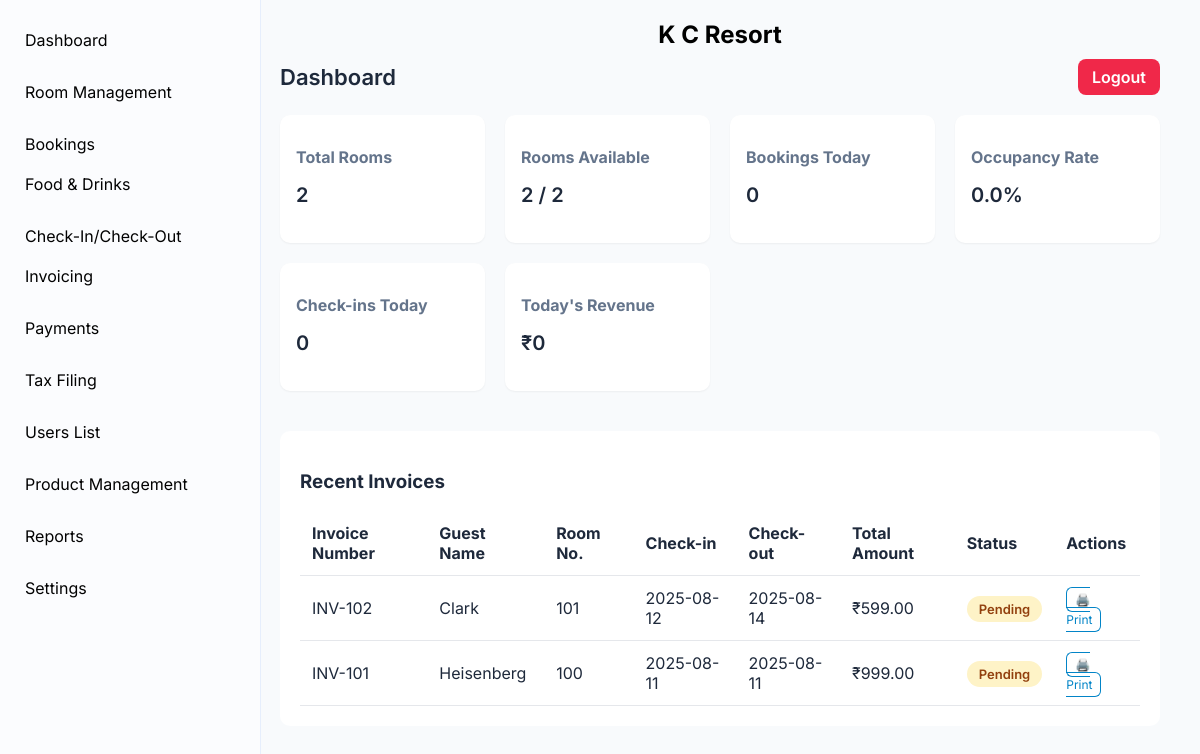
Page /dashboard/ (signed in) on the earlier database version.
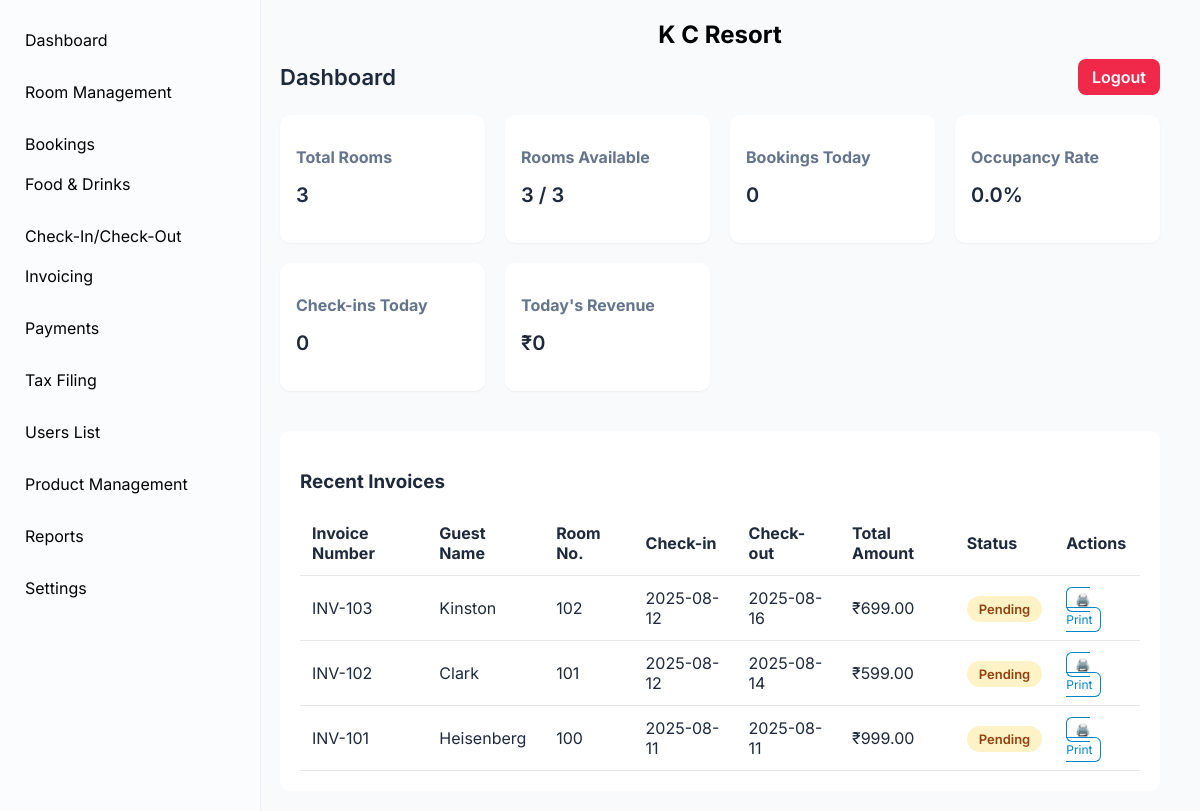
Same page on the later database version.
### booking/models.py (models this page shows, shortened)
class Booking(models.Model):
    STATUS_CHOICES = [
        ('booked', 'Booked'),
        ('pre-booked', 'Pre-Booked'),
        ('completed', 'Completed'),
    ]
    PAYMENT_CHOICES = [
        ('upi', 'UPI'),
        ('cash', 'Cash'),
        ('card', 'Card'),
    ]
    PAYMENT_STATUS_CHOICES = [
        ('paid', 'Paid'),
        ('pending', 'Pending'),
        ('cancelled', 'Cancelled'),
    ]
    customer_name = models.CharField(max_length=100)
    phone_number = models.CharField(max_length=15)
    address = models.TextField(blank=True, null=True)
    document_type = models.CharField(
        max_length=50,
        choices=[('Aadhar', 'Aadhar'), ('License', 'License'), ('PAN', 'PAN')],
        default='Aadhar'
    )
    document_number = models.CharField(max_length=50)
    room = models.ForeignKey(Room, on_delete=models.CASCADE)
    adults = models.PositiveIntegerField(default=1)
    children = models.PositiveIntegerField(default=0)
    status = models.CharField(max_length=20, choices=STATUS_CHOICES, default='booked')
    checkin_datetime = models.DateTimeField(default=now)
    checkout_datetime = models.DateTimeField(blank=True, null=True)
    payment_type = models.CharField(max_length=10, choices=PAYMENT_CHOICES, default='cash')
    payment_status = models.CharField(max_length=10, choices=PAYMENT_STATUS_CHOICES, default='pending')
    apply_gst = models.BooleanField(default=False)
    price = models.DecimalField(max_digits=10, decimal_places=2, default=0)  # final total price
    cgst_amount = models.DecimalField(max_digits=10, decimal_places=2, default=0)
    sgst_amount = models.DecimalField(max_digits=10, decimal_places=2, default=0)
    amount_paid = models.DecimalField(max_digits=10, decimal_places=2, default=0)
    invoice_number = models.CharField(max_length=20, unique=True, blank=True, null=True)
    created_at = models.DateTimeField(auto_now_add=True)

### rooms/models.py (models this page shows, shortened)
class Room(models.Model):
    ROOM_TYPE_CHOICES = [
        ('Standard', 'Standard'),
        ('Deluxe', 'Deluxe'),
        ('Suite', 'Suite'),
    ]
    AC_CHOICES = [
        ('AC', 'A/C'),
        ('Non-AC', 'Non A/C'),
    ]
    STATUS_CHOICES = [
        ('Available', 'Available'),
        ('Occupied', 'Occupied'),
        ('Maintenance', 'Maintenance'),
    ]
    room_number = models.CharField(max_length=10, unique=True)
    room_type = models.CharField(max_length=20, choices=ROOM_TYPE_CHOICES)
    ac_type = models.CharField(max_length=10, choices=AC_CHOICES, default='Non-AC')
    floor = models.ForeignKey(Floor, on_delete=models.SET_NULL, null=True, default=None)
    price = models.DecimalField(max_digits=10, decimal_places=2)
    status = models.CharField(max_length=20, choices=STATUS_CHOICES, default='Available')

### core/views.py (the view, shortened to what this page needs)
# urls.py: path("dashboard/", views.dashboard, name="dashboard"),  # Dashboard with invoices included
@login_required
def dashboard(request):
    today = timezone.localdate()
    total_rooms = Room.objects.count()
    occupied_bookings = Booking.objects.filter(
        checkin_datetime__date__lte=today
    ).filter(
        Q(checkout_datetime__isnull=True) | Q(checkout_datetime__date__gt=today)
    )
    occupied_rooms = occupied_bookings.values('room_id').distinct().count()
    available_rooms = max(total_rooms - occupied_rooms, 0)
    occupancy_rate = round((occupied_rooms / total_rooms) * 100, 2) if total_rooms else 0.0
    todays_bookings = Booking.objects.filter(created_at__date=today).count()
    todays_checkins = Booking.objects.filter(checkin_datetime__date=today).count()
    todays_revenue = Booking.objects.filter(
        created_at__date=today,
        payment_status="paid"
    ).aggregate(total=Sum('price'))['total'] or 0
    form = InvoiceFilterForm(request.GET or None)
    invoices = Booking.objects.select_related('room').order_by('-created_at')
    context = {
        "total_rooms": total_rooms,
        "occupied_rooms": occupied_rooms,
        "available_rooms": available_rooms,
        "occupancy_rate": occupancy_rate,
        "todays_bookings": todays_bookings,
        "todays_checkins": todays_checkins,
        "todays_revenue": todays_revenue,
        "bookings": invoices,  # pass filtered invoices to dashboard
        "form": form,
    }
    return render(request, "core/dashboard.html", context)

### accounts/models.py (called while the page is built)
    def is_admin(self):
        return self.role == self.ROLE_ADMIN

### core/templates/core/dashboard.html (shortened to what this page needs)
<!DOCTYPE html>
<html lang="en">
<head>
</head>
<body>
  <div class="sidebar">
  <ul>
    <li><a href="{% url 'core:dashboard' %}">Dashboard</a></li>
    <li><a href="{% url 'rooms:room_management' %}">Room Management</a></li>
    <lii class="active"><a href="{% url 'booking:booking_list' %}">Bookings</a></lii>
    <li><a href="{% url 'foods:food_entry' %}">Food & Drinks</a></li>
    <l><a href="{% url 'checkin_checkout:checkin_checkout' %}">Check-In/Check-Out</a></l>
    <li><a href="{% url 'invoices:invoice_list' %}">Invoicing</a></li>
    <li><a href="{% url 'transaction:payment_list' %}">Payments</a></li>
    <li><a href="{% url 'tax_filling:tax_filling' %}">Tax Filing</a></li>
    <li><a href="{% url 'accounts:create-receptionist' %}">Users List</a></li>
    <li><a href="{% url 'products:product_list' %}">Product Management</a></li>
    {% if request.user.is_admin or request.user.is_subadmin %}
        <li><a href="{% url 'reports:dashboard' %}">Reports</a></li>
        <li><a href="{% url 'settings:dashboard' %}">Settings</a></li>
    {% endif %}
  </ul>
  </div>
  <div class="main">
    <div class="main-header">
      <span class="kc-name">K C Resort</span>
      <div class="header-row">
        <span class="dashboard-title">Dashboard</span>
        <a href="{% url 'accounts:logout' %}" class="logout-btn">Logout</a>
      </div>
    </div>
    <div class="cards">
      <div class="card"><h3>Total Rooms</h3><p>{{ total_rooms }}</p></div>
      <div class="card"><h3>Rooms Available</h3><p>{{ available_rooms }} / {{ total_rooms }}</p></div>
      <div class="card"><h3>Bookings Today</h3><p>{{ todays_bookings }}</p></div>
      <div class="card"><h3>Occupancy Rate</h3><p>{{ occupancy_rate }}%</p></div>
      <div class="card"><h3>Check-ins Today</h3><p>{{ todays_checkins }}</p></div>
      <div class="card"><h3>Today's Revenue</h3><p>₹{{ todays_revenue }}</p></div>
    </div>
    <div class="table-container">
      <h3>Recent Invoices</h3>
      <table>
        <thead>
          <tr>
            <th>Invoice Number</th>
            <th>Guest Name</th>
            <th>Room No.</th>
            <th>Check-in</th>
            <th>Check-out</th>
            <th>Total Amount</th>
            <th>Status</th>
            <th>Actions</th>
          </tr>
        </thead>
        <tbody>
          {% for b in bookings %}
          <tr>
            <td>{{ b.invoice_number }}</td>
            <td>{{ b.customer_name }}</td>
            <td>{{ b.room.room_number }}</td>
            <td>{{ b.checkin_datetime|date:"Y-m-d" }}</td>
            <td>{% if b.checkout_datetime %}{{ b.checkout_datetime|date:"Y-m-d" }}{% else %}-{% endif %}</td>
            <td>₹{{ b.price }}</td>
            <td>
              {% if b.payment_status == 'paid' %}
                <span class="badge-paid">Paid</span>
              {% else %}
                <span class="badge-pending">Pending</span>
              {% endif %}
            </td>
            <td>
              <a href="{% url 'core:invoice_detail' b.id %}" class="btn-print" target="_blank">🖨️ Print</a>
            </td>
          </tr>
          {% empty %}
          <tr><td colspan="8" class="text-center">No records available</td></tr>
          {% endfor %}
        </tbody>
      </table>
    </div>
  </div>
</body>
</html>

Differences in the rows shown:
added Booking: invoice_number "INV-103", customer_name "Kinston", room.room_number "102", checkin_datetime "2025-08-12", checkout_datetime "2025-08-16", price "699.00", payment_status "Pending"
Other differences:
{{ total_rooms }}: "2" → "3"
{{ available_rooms }}: "2" → "3"
